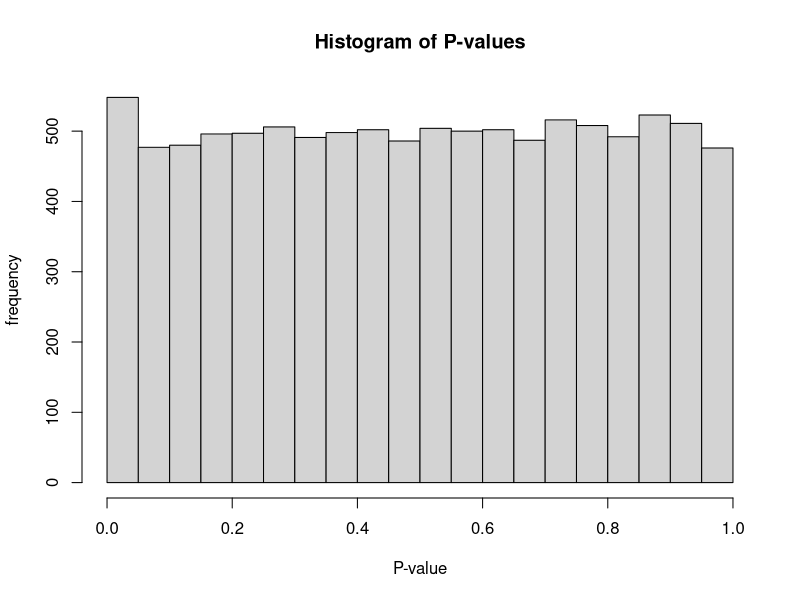
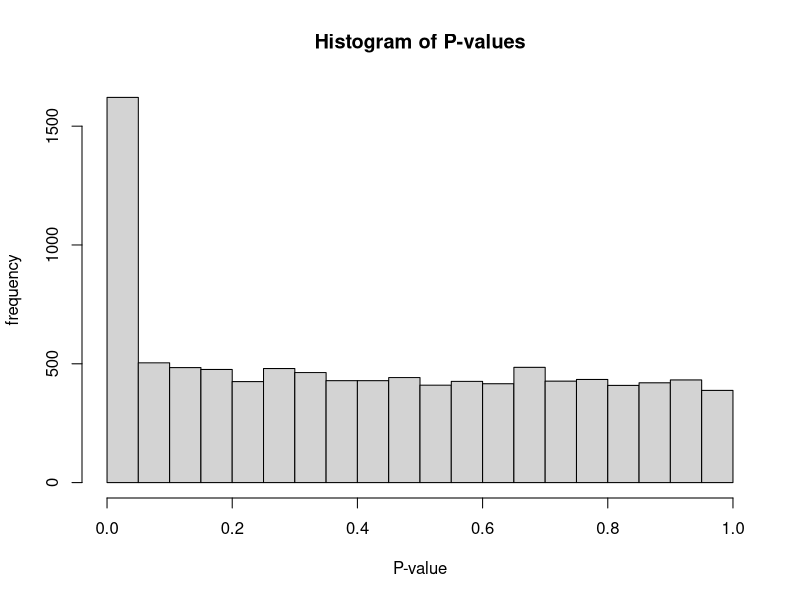
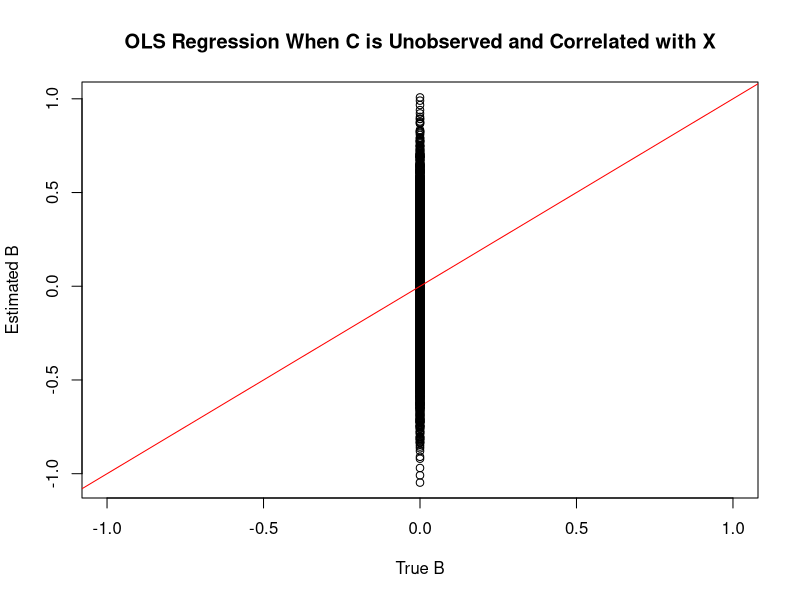
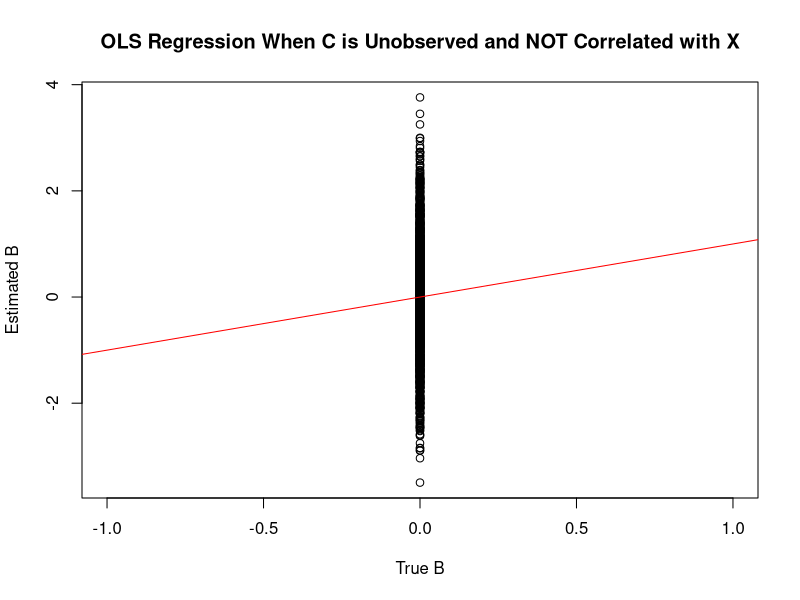

Write R code to recreate these figures, in order.
## ---- chunk 1
n <- 100
p <- 10000
sigma <- 1
sigma.conf <- 1/2
X <- cbind( rep(1,n), rbinom(n, size=1, 0.5) )
B <- 0 * cbind(rep(0, p), rnorm(p))
rho <- 1
L <- rnorm(p) * rbinom(p, size=1, 0.2)
C.resids <- sigma.conf * rnorm(n)
C.corr <- rho * X[,2] + C.resids
C.uncorr <- C.resids
Y.corr  <- B %*% t(X) + cbind(L) %*% rbind(C.corr) + sigma * matrix(rnorm(n*p), nrow=p, ncol=n)
Y.uncorr <- B %*% t(X) + cbind(L) %*% rbind(C.uncorr) + sigma * matrix(rnorm(n*p), nrow=p, ncol=n)

X.mat <- cbind(X, C.corr)
B.hat.corr <- Y.corr %*% X.mat %*% solve(t(X.mat) %*% X.mat)
B.hat.uncorr <- Y.uncorr %*% X.mat %*% solve(t(X.mat) %*% X.mat)
var.mat <- solve(t(X.mat) %*% X.mat)
E.vec.corr <- Y.corr - B.hat.corr %*% t(X.mat)
E.vec.uncorr <- Y.uncorr - B.hat.uncorr %*% t(X.mat)
sigma.corr <- rowSums(E.vec.corr * E.vec.corr) / (n - 3)
sigma.uncorr <- rowSums(E.vec.uncorr * E.vec.uncorr) / (n - 3)
p.values.corr <- 2 - 2*pnorm( abs(B.hat.corr[,2])/sqrt(var.mat[2,2])/sqrt(sigma.corr) )
p.values.uncorr <- 2 - 2*pnorm( abs(B.hat.uncorr[,2])/sqrt(var.mat[2,2])/sqrt(sigma.uncorr) )

hist(p.values.corr, main="Histogram of P-values", xlab="P-value", ylab="frequency")
hist(p.values.uncorr, main="Histogram of P-values", xlab="P-value", ylab="frequency")

plot(B[,2], B.hat.corr[,2], xlab="True B", ylab="Estimated B", main="OLS Regression When C is Unobserved and Correlated with X"); abline(a=0,b=1,col="red")
plot(B[,2], B.hat.uncorr[,2], xlab="True B", ylab="Estimated B", main="OLS Regression When C is Unobserved and NOT Correlated with X"); abline(a=0,b=1,col="red")
## ---- chunk 2
sessionInfo()
